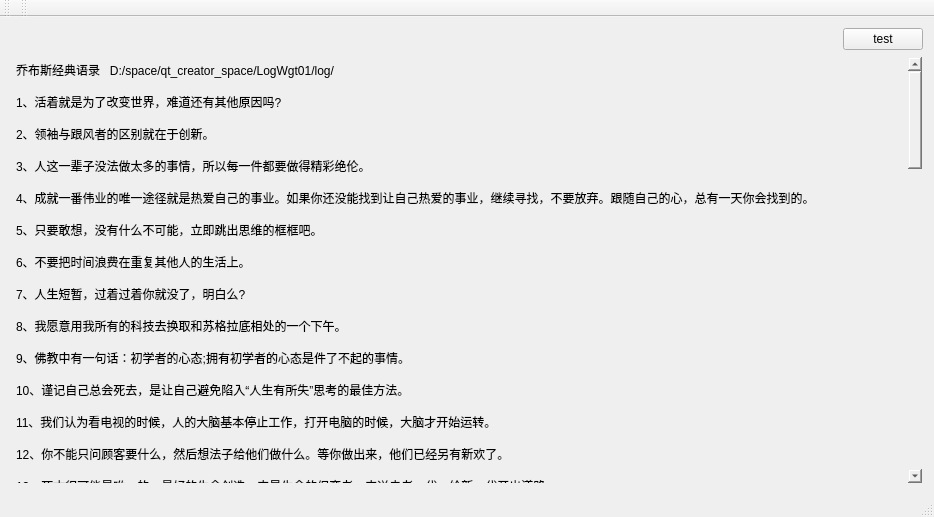
<?xml version="1.0" encoding="UTF-8"?>
<ui version="4.0">
 <class>displayLogClass</class>
 <widget class="QMainWindow" name="displayLogClass">
  <property name="geometry">
   <rect>
    <x>0</x>
    <y>0</y>
    <width>934</width>
    <height>517</height>
   </rect>
  </property>
  <property name="windowTitle">
   <string>displayLog</string>
  </property>
  <widget class="QWidget" name="centralWidget">
   <layout class="QVBoxLayout" name="verticalLayout_2">
    <item>
     <layout class="QVBoxLayout" name="verticalLayout">
      <item>
       <layout class="QHBoxLayout" name="horizontalLayout">
        <item>
         <spacer name="horizontalSpacer">
          <property name="orientation">
           <enum>Qt::Horizontal</enum>
          </property>
          <property name="sizeHint" stdset="0">
           <size>
            <width>40</width>
            <height>20</height>
           </size>
          </property>
         </spacer>
        </item>
        <item>
         <widget class="QPushButton" name="pushButton">
          <property name="text">
           <string>test</string>
          </property>
         </widget>
        </item>
       </layout>
      </item>
      <item>
       <widget class="QPlainTextEdit" name="plainTextEdit">
        <property name="styleSheet">
         <string notr="true">background-color: rgba(255, 255, 255, 0);</string>
        </property>
        <property name="plainText">
         <string>乔布斯经典语录   D:/space/qt_creator_space/LogWgt01/log/

1、活着就是为了改变世界，难道还有其他原因吗?

2、领袖与跟风者的区别就在于创新。

3、人这一辈子没法做太多的事情，所以每一件都要做得精彩绝伦。

4、成就一番伟业的唯一途径就是热爱自己的事业。如果你还没能找到让自己热爱的事业，继续寻找，不要放弃。跟随自己的心，总有一天你会找到的。

5、只要敢想，没有什么不可能，立即跳出思维的框框吧。

6、不要把时间浪费在重复其他人的生活上。

7、人生短暂，过着过着你就没了，明白么?

8、我愿意用我所有的科技去换取和苏格拉底相处的一个下午。

9、佛教中有一句话：初学者的心态;拥有初学者的心态是件了不起的事情。

10、谨记自己总会死去，是让自己避免陷入“人生有所失”思考的最佳方法。

11、我们认为看电视的时候，人的大脑基本停止工作，打开电脑的时候，大脑才开始运转。

12、你不能只问顾客要什么，然后想法子给他们做什么。等你做出来，他们已经另有新欢了。

13、死亡很可能是唯一的、最好的生命创造。它是生命的促变者。它送走老一代，给新一代开出道路。

14、要有勇气追随心声，听从直觉，它们在某种程度上知道你想成为的样子。其他事情都是其次的。

15、你的时间有限，不要浪费于重复别人的生活。不要让别人的观点淹没了你内心的声音。

16、你如果出色地完成了某件事，那你应该再做一些其他的精彩事儿。不要在前一件事上徘徊太久，想想接下来该做什么。

17、是否能成为墓地里最富有的人，对我而言无足轻重。重要的是，当我晚上睡觉时，我可以说：我们今天完成了一些美妙的事。

18、你是否已经厌倦了为别人而活?不要犹豫，这是你的生活，你拥有绝对的自主权来决定如何生活，不要被其他人的所作所为所束缚。给自己一个培养自己创造力的机会，不要害怕，不要担心。过自己选择的生活，做自己的老板!

19、不要迷惑于表象而要洞察事务的本质，初学者的心态是行动派的禅宗。所谓初学者的心态是指，不要无端猜测、不要期望、不要武断也不要偏见。初学者的心态正如一个新生儿面对这个世界一样，永远充满好奇、求知欲、赞叹。

20、你的时间有限，所以不要为别人而活。不要被教条所限，不要活在别人的观念里。不要让别人的意见左右自己内心的声音。最重要的是，勇敢的去追随自己的心灵和直觉，只有自己的心灵和直觉才知道你自己的真实想法，其他一切都是次要。

21、犯错误不等于错误。从来没有哪个成功的人没有失败过或者犯过错误，相反，成功的人都是犯了错误之后，做出改正，然后下次就不会再错了，他们把错误当成一个警告而不是万劫不复的失败。从不犯错意味着从来没有真正活过。

22、成功没有捷径。你必须把卓越转变成你身上的一个特质。最大限度地发挥你的天赋、才能、技巧，把其他所有人甩在你后面。高标准严格自己，把注意力集中在那些将会改变一切的细节上。变得卓越并不艰难——从现在开始尽自己最大能力去做——你会发现生活将给你惊人的回报。

23、创新无极限!只要敢想，没有什么不可能，立即跳出思维的框框吧。如果你正处于一个上升的朝阳行业，那么尝试去寻找更有效的解决方案：更招消费者喜爱、更简洁的商业模式。如果你处于一个日渐萎缩的行业，那么赶紧在自己变得跟不上时代之前抽身而出，去换个工作或者转换行业。不要拖延，立刻开始创新!

24、带着责任感生活，尝试为这个世界带来点有意义的事情，为更高尚的事情做点贡献。这样你会发现生活更加有意义，生命不再枯燥。需要我们去做的事情很多。告诉其他人你的计划，不要鼓吹，也不要自以为是，更不能盲目狂热，那样只会把人们吓跑，当然，你也不要害怕成为榜样，要抓住出头的机会让人们知道你的所作所为。

25、“我把这段话浓缩为：“做我所爱”。去寻找一个能给你的生命带来意义、价值和让你感觉充实的事业。拥有使命感和目标感才能给生命带来意义、价值和充实。这不仅对你的健康和寿命有益处，而且即使在你处于困境的时候你也会感觉良好。在每周一的早上，你能不能利索的爬起来并且对工作日充满期待?如果不能，那么你得重新去寻找。你会感觉得到你是不是真的找到了。

26、过去十年中，大量的理论研究表明，电视对人的精神和心智是有害的。大多数电视观众都知道这个坏习惯会浪费时间并且使大脑变得迟钝，但是他们还是选择呆在电视机前面。关掉电视吧，给自己省点脑细胞。还有，电脑也会让你的大脑秀逗，不信的话你去跟那些一天花8小时玩第一视角设计游戏、汽车拉力游戏、角色扮演游戏的人聊聊看，你也会得出这个结论的。

27、你是否知道在你的生命中，有什么使命是一定要达成的?你知不知道在你喝一杯咖啡或者做些无意义事情的时候，这些使命又蒙上了一层灰尘?我们生来就随身带着一件东西，这件东西指示着我们的渴望、兴趣、热情以及好奇心，这就是使命。你不需要任何权威来评断你的使命，没有任何老板、老师、父母、牧师以及任何权威可以帮你来决定。你需要靠你自己来寻找这个独特的使命。

28、十几年来，世界各地的书店里涌现出海量的关于历史人物的书籍。这些人物包括苏格拉底、达芬奇、哥白尼、达尔文以及爱因斯坦，他们被称为人们灵感的灯塔，而苏格拉底排在第一位。西塞罗评价苏格拉底说：“他把哲学从高高在上的学科变得与人休戚相关。”把苏格拉底的原则运用到你的生活、工作、学习以及人及关系上吧，这不是关于苏格拉底，这是关于你自己，以及关于你如何给你每天的生活带来更多的真善美。

29、要把某个东西设计得很好，你就必须熟悉它，真正了解它到底是什么。你需要持续投入很大的热情才能真正彻底地明白它，你需要反复地咀嚼回味，而不只是囫囵吞枣。但是，大多数人不愿意花时间这样做。

30、这就是我的秘诀——专注和简单。简单比复杂更难，你必须努力让你的想法变得清晰明了，让它变得简单。但是，到最后，你会发现它值得你去做。因为一旦你做到了简单，你就能搬动大山。

31、创新就是把各种事物整合到一起。当你问有创意的人是如何创新的，他们可能会感到一丝负罪感，因为他们根本就没有创造什么。他们只是看到了一些联系。

32、创意来自于我们对1000种东西说不，从而确保我们不会误入歧途或陷入太多琐碎的事务。我们总是在思考我们能够进入的新市场，但是只有学会拒绝你才能集中精力关注真正重要的事情。

33、创新与拥有多少研发资金无关，当苹果还在研制Mac电脑的时候，IBM已投入了百倍于我们的资金用于研发。这不是钱的问题。它取决于你拥有的人才，你的领导方式以及你有多懂行。

34、联网创业热的问题不是有太多人开始创办公司，而是有太多人不能坚持到底。这一点似乎可以理解。因为在创业过程中有很多时候充满了绝望和苦恼，尤其当你在解雇员工、取消计划和应付艰难局面的时候。但是，这正是你展现你自己是谁，你的价值是什么的时候。

35、系统就是没有系统。这并不是说我们没有工作流程。苹果是一家非常规范的公司，我们拥有伟大的工作流程。但是，这不是问题的全部。工作流程只是为了让你的工作效率更高。

36、创新来自于人们走廊上的交流，或午夜的电话，或意识到自己思维方式的漏洞。创新来自于某个人临时召集的六人会议，他认为自己明白了世界上最酷最新的事物，而且想知道其他人如何看待。

37、在某种意义上，我是一个乐观主义者。我相信人类是高贵的，值得尊敬的，其中还有一些人绝顶聪明。我对个人充满了乐观的态度。作为个体，人们本质上是好的。但是，我对于群体中的人持有一种悲观的态度。当我看到我们国家发生的一切事情时，我感到非常担心。我们似乎怎么也无法让我们的国家变成一个更适合我们的孩子生活的地方。

38、你将未来的点联系起来，你只能将过去的点联系起来。因此，你得相信过去的这些点联系着你的未来。你必须要相信一些东西)——你的直觉、命运、生活等等。这个方法从来没有让我失望过，相反，它让我的生活发生了奇妙的变化。

39、你的工作将会占据你的大部分人数，唯一让你真正满意的方法就是做你自己认为最了不起的工作。做好你满意的工作的唯一方法就是热爱你所做的事情。如果你还没有找到满意的工作，继续找，不要气馁。与所有你心仪的事物一样，当你找到它时，你就会知道。像任何伟大的友谊一样，它将会日久弥香。因此，继续找你满意的工作，直到找到它，不要泄气。

40、记住，你即将死去。这是我遇到的最重要的工具，它帮助我做出了很多重大的人生选择。所有外部的期望、骄傲、对尴尬或失败的恐惧，在死亡面前，这一切都会消失殆尽，只留下真正重要的东西。永远记住你将会死去，这一点将能帮助你跌入患得患失的陷阱。你本来就是赤条条来到这个世界上的，你也将赤条条地离开这个世界。想到这里，你也就没有什么理由不遵从你内心的想法了。

41、没有人想死，即使那些梦想上天堂的人，也并不急于到那里。然而，死亡是我们所有人的宿命，没有人能够逃离它。事实上也应该如此。旧的不去，新的不来。只有清除掉了所有老朽的东西，才能为新生事物腾出地方。现在，你是新生事物，但是在不久的将来，你就会慢慢变老，就会被清除掉。我很抱歉说得这样直接，但事实就是这样的。

42、你的时间是有限的，因此不要轻易浪费它，不能生活在别人的世界里。不要被一些条条框框所限制，不要按照别人的想法来生活。不要让别人的观点淹没了你自己内心的声音。最重要的是，要有勇气遵从你的内心和直觉。有时候，你的内心和直觉已经知道了你真正想要成为什么样的人。除了你的内心和直觉，其他一切都是次要的。</string>
        </property>
       </widget>
      </item>
     </layout>
    </item>
   </layout>
  </widget>
  <widget class="QMenuBar" name="menuBar">
   <property name="geometry">
    <rect>
     <x>0</x>
     <y>0</y>
     <width>934</width>
     <height>23</height>
    </rect>
   </property>
  </widget>
  <widget class="QToolBar" name="mainToolBar">
   <attribute name="toolBarArea">
    <enum>TopToolBarArea</enum>
   </attribute>
   <attribute name="toolBarBreak">
    <bool>false</bool>
   </attribute>
  </widget>
  <widget class="QToolBar" name="toolBar">
   <property name="windowTitle">
    <string>toolBar</string>
   </property>
   <attribute name="toolBarArea">
    <enum>TopToolBarArea</enum>
   </attribute>
   <attribute name="toolBarBreak">
    <bool>false</bool>
   </attribute>
  </widget>
  <widget class="QStatusBar" name="statusBar"/>
 </widget>
 <layoutdefault spacing="6" margin="11"/>
 <resources>
  <include location="displayLog.qrc"/>
 </resources>
 <connections/>
</ui>
